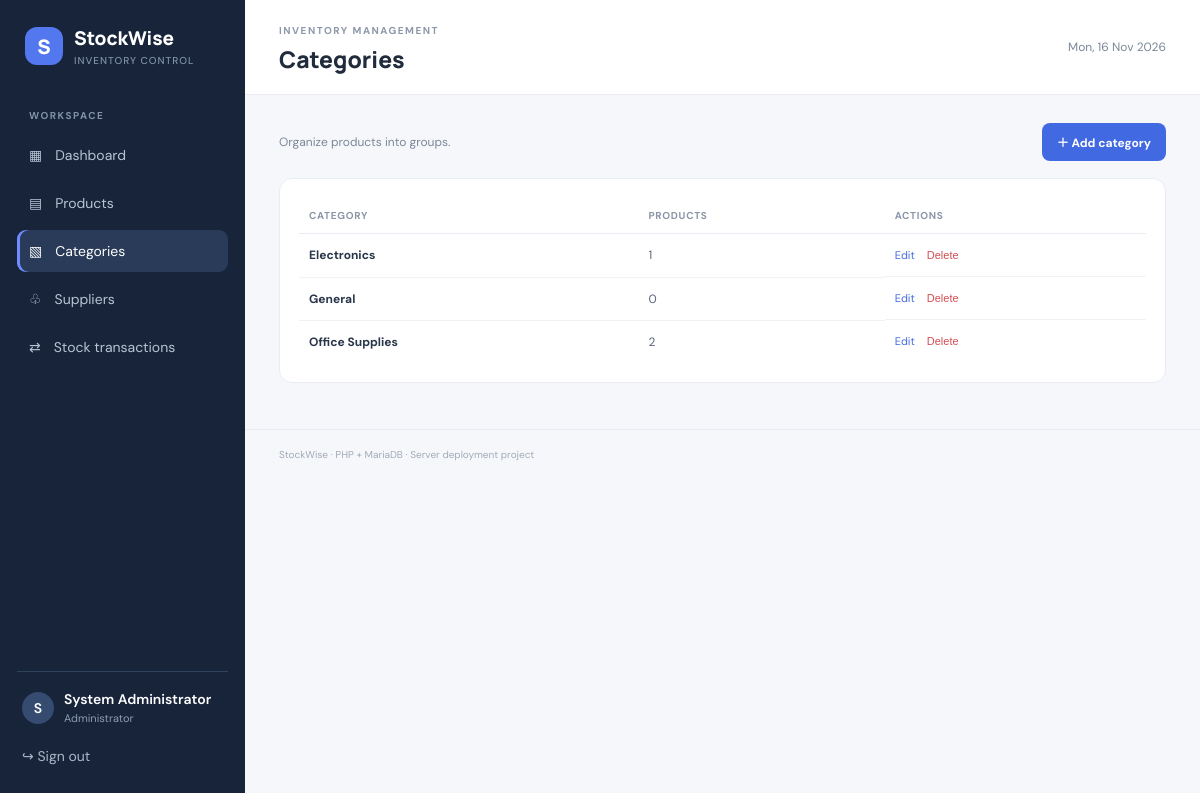
The app's page /categories.php (signed in) with its own data.
### tables this page shows
CREATE TABLE IF NOT EXISTS categories (
 id INT AUTO_INCREMENT PRIMARY KEY,
 name VARCHAR(100) NOT NULL UNIQUE,
 created_at TIMESTAMP DEFAULT CURRENT_TIMESTAMP
);

### includes/functions.php (called while the page is built, shortened)
<?php
function e($value): string {
    return htmlspecialchars((string)$value, ENT_QUOTES, 'UTF-8');
}

### categories.php (the view, shortened to what this page needs)
<?php
require_once __DIR__ . '/includes/functions.php'; require_login(); $pdo=db();
$rows=$pdo->query('SELECT c.*,COUNT(p.id) product_count FROM categories c LEFT JOIN products p ON p.category_id=c.id GROUP BY c.id ORDER BY c.name')->fetchAll();$page_title='Categories';require 'includes/header.php'; ?>
<div class="page-actions"><span class="muted">Organize products into groups.</span><a class="btn primary" href="categories.php?add=1">＋ Add category</a></div>
<section class="panel"><div class="table-wrap"><table><thead><tr><th>Category</th><th>Products</th><th>Actions</th></tr></thead><tbody><?php foreach($rows as $r): ?><tr><td class="strong"><?= e($r['name']) ?></td><td><?= (int)$r['product_count'] ?></td><td class="actions"><a href="categories.php?edit=<?= $r['id'] ?>">Edit</a><form method="post" data-confirm="Delete this category?"><button class="link danger">Delete</button></form></td></tr><?php endforeach; ?></tbody></table></div></section>
<?php require 'includes/footer.php'; ?>

### assets/style.css (style rules this page uses)
:root { --navy:#17243a;--ink:#202b3c;--muted:#7b8798;--line:#e9edf3;--bg:#f5f7fb;--blue:#4169e1;--green:#15966b }
* { box-sizing:border-box }
body { margin:0;background:var(--bg);color:var(--ink);font:14px 'DM Sans',Arial,sans-serif }
.stat-card,.panel { background:white;border:1px solid var(--line);border-radius:13px }
.panel { padding:19px;margin-bottom:18px }
.table-wrap { overflow-x:auto }
table { border-collapse:collapse;width:100%;white-space:nowrap }
th { text-align:left;color:#8a96a7;font-size:10px;text-transform:uppercase;letter-spacing:.7px;font-weight:700;padding:11px 10px;border-bottom:1px solid var(--line) }
td { padding:13px 10px;border-bottom:1px solid #f0f2f6;font-size:12px;color:#596579 }
tr:last-child td { border-bottom:0 }
.strong { font-weight:700;color:#29364a }
.page-actions { display:flex;justify-content:space-between;align-items:center;gap:12px;margin-bottom:17px }
.btn { display:inline-flex;align-items:center;justify-content:center;padding:10px 15px;border:0;border-radius:8px;text-decoration:none;font:700 12px 'DM Sans';cursor:pointer }
.btn.primary { background:var(--blue);color:white }
.actions { display:flex;gap:12px;align-items:center }
.actions a,.link { color:var(--blue);font-size:11px;text-decoration:none;background:none;border:0;padding:0;cursor:pointer }
.actions form { display:inline }
.actions .danger { color:#d34e54 }
.muted { color:var(--muted);font-size:12px }

### records on screen
categories: name "Electronics", product_count "1"
categories: name "General", product_count "0"
categories: name "Office Supplies", product_count "2"

### other values on screen
substr($_SESSION['name'] ?? 'A',0,1) "S"
$_SESSION['name'] "System Administrator"
$page_title "Categories"
